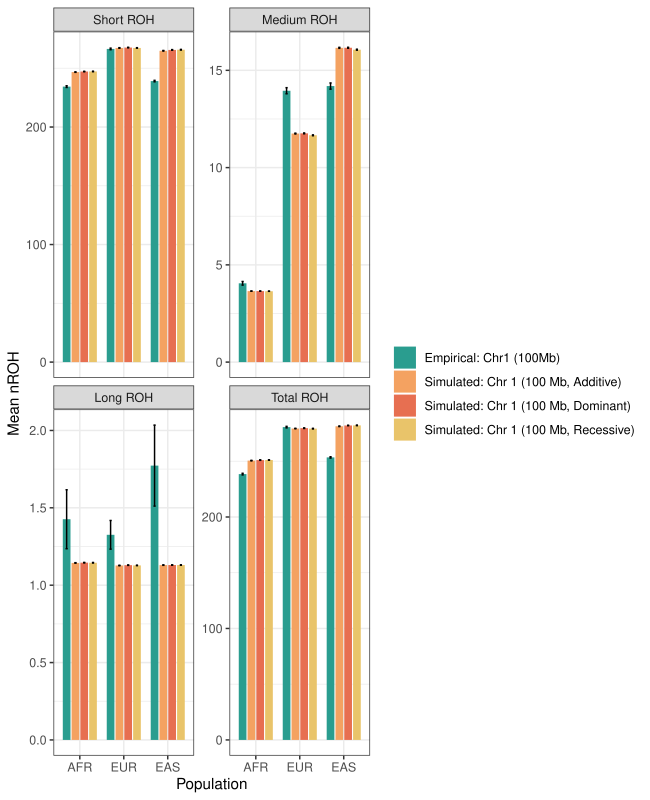

Reproduce this figure in R.
library(ggplot2)
library(dplyr)
library(ggforce)
options(scipen = 999)


clean_empirical_data = function(file_path, total_length) {
  raw_data = read.csv(file_path)
  
  raw_data$superpop = factor(raw_data$superpop, levels = c("AFR", "EUR", "EAS"))
  raw_data_temp = raw_data %>%
    group_by(ind, pop, superpop) %>% 
    summarise(
      across(c(nROH, sROH_cM, sROH_bp), \(x) sum(x, na.rm = TRUE)), 
      .groups = "drop" 
    ) %>%
    mutate(class = "total")
  raw_data_final = bind_rows(raw_data, raw_data_temp) %>%
    mutate(class = factor(class, levels = c("A", "B", "C", "total"))) %>%
    arrange(ind, class)
  raw_data_final$FROH_cM = raw_data_final$sROH_cM/total_length
  return(raw_data_final)
}

clean_simulation_data = function(file_path, total_length) {
  raw_data = read.csv(file_path)
  raw_data_clean = raw_data %>%
    mutate(pop = case_when(
      pop == "p1" ~ "AFR",
      pop == "p2" ~ "EUR",
      pop == "p3" ~ "EAS",
      TRUE ~ pop
    ))
  raw_data_clean$pop = factor(raw_data_clean$pop, levels = c("AFR", "EUR", "EAS"))
  raw_data_totals = raw_data_clean %>%
    group_by(sim, ind, pop) %>% 
    summarise(
      across(c(nROH, sROH_cM, sROH_bp), \(x) sum(x, na.rm = TRUE)),
      .groups = "drop"
    ) %>%
    mutate(class = "total")
  raw_data_final = bind_rows(raw_data_clean, raw_data_totals) %>%
    mutate(class = factor(class, levels = c("A", "B", "C", "total"))) %>%
    arrange(sim, ind, pop, class)
  raw_data_final$FROH_cM = raw_data_final$sROH_cM/total_length
  
  return(raw_data_final)
}

data_100MB_chr1 = clean_empirical_data("All_Populations_chr1_100MB_ROH_Summary.csv", total_length = 127.8)

sim_h00 = clean_simulation_data("h00_simulated_ROH_Summary.csv", total_length = 127.85)
sim_h05 = clean_simulation_data("h05_simulated_ROH_Summary.csv", total_length = 127.85)
sim_h10 = clean_simulation_data("h10_simulated_ROH_Summary.csv", total_length = 127.85)


data_100MB_chr1_processed = data_100MB_chr1 %>%
    group_by(superpop, class) %>%
    summarise(
      mean_nROH = mean(nROH),
      se_nROH   = sd(nROH) / sqrt(n()),
      .groups = "drop"
    )%>%
  rename(pop = superpop)%>%
  mutate(name = "Empirical: Chr1 (100Mb)")

sim_h00_processed = sim_h00 %>%
  group_by(sim, pop, class) %>%
  summarise(
    mean_nROH_temp = mean(nROH),
    .groups = "drop"
  )%>%
  group_by(pop, class) %>%
  summarise(
    mean_nROH = mean(mean_nROH_temp),
    se_nROH   = sd(mean_nROH_temp) / sqrt(n()),
    .groups = "drop"
  )%>%
  mutate(name = "Simulated: Chr 1 (100 Mb, Recessive)")

sim_h05_processed = sim_h05 %>%
  group_by(sim, pop, class) %>%
  summarise(
    mean_nROH_temp = mean(nROH),
    .groups = "drop"
  )%>%
  group_by(pop, class) %>%
  summarise(
    mean_nROH = mean(mean_nROH_temp),
    se_nROH   = sd(mean_nROH_temp) / sqrt(n()),
    .groups = "drop"
  )%>%
  mutate(name = "Simulated: Chr 1 (100 Mb, Additive)")

sim_h10_processed = sim_h10 %>%
  group_by(sim, pop, class) %>%
  summarise(
    mean_nROH_temp = mean(nROH),
    .groups = "drop"
  )%>%
  group_by(pop, class) %>%
  summarise(
    mean_nROH = mean(mean_nROH_temp),
    se_nROH   = sd(mean_nROH_temp) / sqrt(n()),
    .groups = "drop"
  )%>%
  mutate(name = "Simulated: Chr 1 (100 Mb, Dominant)")

data_plot = bind_rows(data_100MB_chr1_processed, sim_h00_processed, sim_h05_processed, sim_h10_processed)%>%
  mutate(class = recode(class,
                        "A"     = "Short ROH",
                        "B"     = "Medium ROH",
                        "C"     = "Long ROH",
                        "total" = "Total ROH"
  ),
  class = factor(class, levels = c("Short ROH", "Medium ROH", "Long ROH", "Total ROH")),
  pop   = factor(pop, levels = c("AFR", "EUR", "EAS")))

plot = ggplot(data_plot, aes(x = pop, y = mean_nROH, fill = name)) +
  geom_col(position = position_dodge(width = 0.8), width = 0.7) +
  geom_errorbar(
    aes(ymin = mean_nROH - se_nROH, ymax = mean_nROH + se_nROH),
    position = position_dodge(width = 0.8),
    width = 0.2
  ) +
  facet_wrap(~ class, scales = "free_y") +
  labs(x = "Population", y = "Mean nROH", fill = NULL) +
  scale_fill_manual(values = c(
    "Empirical: Chr1 (100Mb)"                = "#2A9D8F",
    "Simulated: Chr 1 (100 Mb, Recessive)"   = "#E9C46A",
    "Simulated: Chr 1 (100 Mb, Additive)"    = "#F4A261",
    "Simulated: Chr 1 (100 Mb, Dominant)"     = "#E76F51"
  ))+
  theme_bw()
plot
ggsave(filename = "nROH_amplified.pdf", 
         plot = plot, width = 6.5, height = 8, bg = "white")
